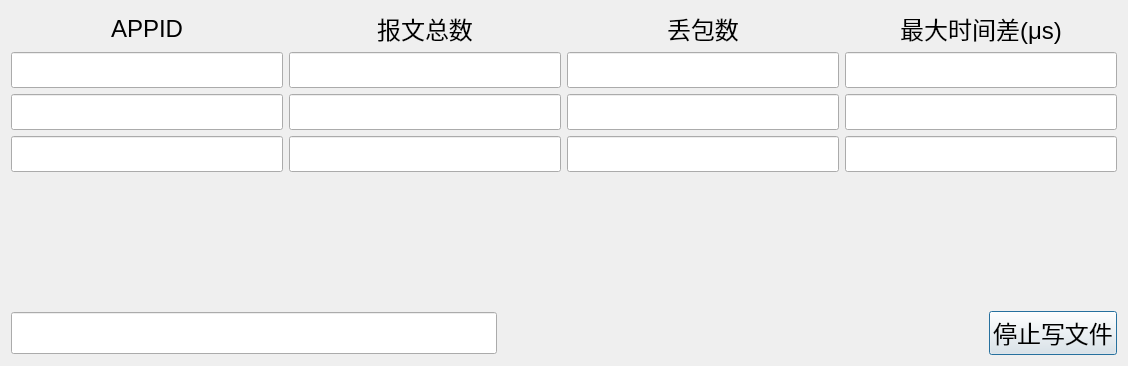
<?xml version="1.0" encoding="UTF-8"?>
<ui version="4.0">
 <class>QSttIecRecordWriteFileWidget</class>
 <widget class="QDialog" name="QSttIecRecordWriteFileWidget">
  <property name="geometry">
   <rect>
    <x>0</x>
    <y>0</y>
    <width>1128</width>
    <height>366</height>
   </rect>
  </property>
  <property name="windowTitle">
   <string/>
  </property>
  <layout class="QVBoxLayout" name="verticalLayout_2">
   <item>
    <layout class="QGridLayout" name="gridLayout_2">
     <item row="1" column="0">
      <widget class="QLineEdit" name="m_edtCb1_AppID">
       <property name="font">
        <font>
         <pointsize>18</pointsize>
        </font>
       </property>
      </widget>
     </item>
     <item row="0" column="1">
      <widget class="QLabel" name="m_lblPkgCount">
       <property name="font">
        <font>
         <pointsize>18</pointsize>
        </font>
       </property>
       <property name="text">
        <string>报文总数</string>
       </property>
       <property name="alignment">
        <set>Qt::AlignCenter</set>
       </property>
      </widget>
     </item>
     <item row="3" column="2">
      <widget class="QLineEdit" name="m_edtCb3_PkgError">
       <property name="font">
        <font>
         <pointsize>18</pointsize>
        </font>
       </property>
      </widget>
     </item>
     <item row="0" column="2">
      <widget class="QLabel" name="m_lblPkgErr">
       <property name="font">
        <font>
         <pointsize>18</pointsize>
        </font>
       </property>
       <property name="text">
        <string>丢包数</string>
       </property>
       <property name="alignment">
        <set>Qt::AlignCenter</set>
       </property>
      </widget>
     </item>
     <item row="2" column="1">
      <widget class="QLineEdit" name="m_edtCb2_PkgCount">
       <property name="font">
        <font>
         <pointsize>18</pointsize>
        </font>
       </property>
      </widget>
     </item>
     <item row="3" column="0">
      <widget class="QLineEdit" name="m_edtCb3_AppID">
       <property name="font">
        <font>
         <pointsize>18</pointsize>
        </font>
       </property>
      </widget>
     </item>
     <item row="3" column="1">
      <widget class="QLineEdit" name="m_edtCb3_PkgCount">
       <property name="font">
        <font>
         <pointsize>18</pointsize>
        </font>
       </property>
      </widget>
     </item>
     <item row="1" column="1">
      <widget class="QLineEdit" name="m_edtCb1_PkgCount">
       <property name="font">
        <font>
         <pointsize>18</pointsize>
        </font>
       </property>
      </widget>
     </item>
     <item row="1" column="2">
      <widget class="QLineEdit" name="m_edtCb1_PkgError">
       <property name="font">
        <font>
         <pointsize>18</pointsize>
        </font>
       </property>
      </widget>
     </item>
     <item row="2" column="2">
      <widget class="QLineEdit" name="m_edtCb2_PkgError">
       <property name="font">
        <font>
         <pointsize>18</pointsize>
        </font>
       </property>
      </widget>
     </item>
     <item row="4" column="0">
      <spacer name="verticalSpacer">
       <property name="orientation">
        <enum>Qt::Vertical</enum>
       </property>
       <property name="sizeHint" stdset="0">
        <size>
         <width>20</width>
         <height>40</height>
        </size>
       </property>
      </spacer>
     </item>
     <item row="0" column="0">
      <widget class="QLabel" name="m_lblPkgAppID">
       <property name="font">
        <font>
         <pointsize>18</pointsize>
        </font>
       </property>
       <property name="text">
        <string>APPID</string>
       </property>
       <property name="alignment">
        <set>Qt::AlignCenter</set>
       </property>
      </widget>
     </item>
     <item row="2" column="0">
      <widget class="QLineEdit" name="m_edtCb2_AppID">
       <property name="font">
        <font>
         <pointsize>18</pointsize>
        </font>
       </property>
      </widget>
     </item>
     <item row="0" column="3">
      <widget class="QLabel" name="m_lblPkgErr_2">
       <property name="font">
        <font>
         <pointsize>18</pointsize>
        </font>
       </property>
       <property name="text">
        <string>最大时间差(μs)</string>
       </property>
       <property name="alignment">
        <set>Qt::AlignCenter</set>
       </property>
      </widget>
     </item>
     <item row="1" column="3">
      <widget class="QLineEdit" name="m_edtCb1_MaxTimeDiff">
       <property name="font">
        <font>
         <pointsize>18</pointsize>
        </font>
       </property>
      </widget>
     </item>
     <item row="2" column="3">
      <widget class="QLineEdit" name="m_edtCb2_MaxTimeDiff">
       <property name="font">
        <font>
         <pointsize>18</pointsize>
        </font>
       </property>
      </widget>
     </item>
     <item row="3" column="3">
      <widget class="QLineEdit" name="m_edtCb3_MaxTimeDiff">
       <property name="font">
        <font>
         <pointsize>18</pointsize>
        </font>
       </property>
      </widget>
     </item>
    </layout>
   </item>
   <item>
    <layout class="QVBoxLayout" name="verticalLayout">
     <item>
      <layout class="QHBoxLayout" name="m_layButtons">
       <property name="spacing">
        <number>6</number>
       </property>
       <property name="sizeConstraint">
        <enum>QLayout::SetDefaultConstraint</enum>
       </property>
       <item>
        <widget class="QLineEdit" name="m_edtWriteSize">
         <property name="font">
          <font>
           <family>Agency FB</family>
           <pointsize>18</pointsize>
          </font>
         </property>
        </widget>
       </item>
       <item>
        <spacer name="horizontalSpacer">
         <property name="orientation">
          <enum>Qt::Horizontal</enum>
         </property>
         <property name="sizeHint" stdset="0">
          <size>
           <width>40</width>
           <height>20</height>
          </size>
         </property>
        </spacer>
       </item>
       <item>
        <widget class="QPushButton" name="m_btnStopWrite">
         <property name="font">
          <font>
           <family>Agency FB</family>
           <pointsize>18</pointsize>
          </font>
         </property>
         <property name="text">
          <string>停止写文件</string>
         </property>
        </widget>
       </item>
      </layout>
     </item>
    </layout>
   </item>
  </layout>
 </widget>
 <resources/>
 <connections/>
</ui>
